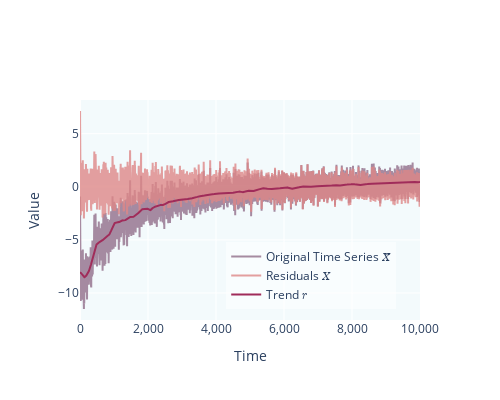

Notebook source saved alongside this figure:
### Code cell
fig = plot_smoothing(dataR_saddle_node_RisX, r_trend, r_residuals)
fig.show()

### Figure 1 — Plotly figure (JSON) as saved in the notebook; plotly's stock layout.template omitted (floating-point values rounded to 4 significant figures; data arrays with more than 128 entries replaced by an {"elided": "..."} marker saying what was removed)
{"data": [{"line": {"color": "#916F8A"}, "mode": "lines", "name": "Original Time Series 𝑋̃", "opacity": 0.8, "type": "scatter", "y": {"elided": "10000 float values"}}, {"line": {"color": "#DE8787"}, "mode": "lines", "name": "Residuals 𝑋", "opacity": 0.8, "type": "scatter", "y": {"elided": "10000 float values"}}, {"line": {"color": "#A02C5A"}, "mode": "lines", "name": "Trend 𝑟 ", "type": "scatter", "y": {"elided": "10000 float values"}}], "layout": {"height": 400, "legend": {"bgcolor": "rgba(255, 255, 255, 0.5)", "traceorder": "normal", "x": 0.43, "y": 0.05}, "paper_bgcolor": "rgba(0, 0, 0, 0)", "plot_bgcolor": "rgba(215, 238, 244, 0.3)", "width": 500, "xaxis": {"range": [0, 10000], "ticktext": ["0", "2,000", "4,000", "6,000", "8,000", "10,000"], "tickvals": [0, 2000, 4000, 6000, 8000, 10000], "title": {"text": "Time"}}, "yaxis": {"title": {"text": "Value"}}}}
